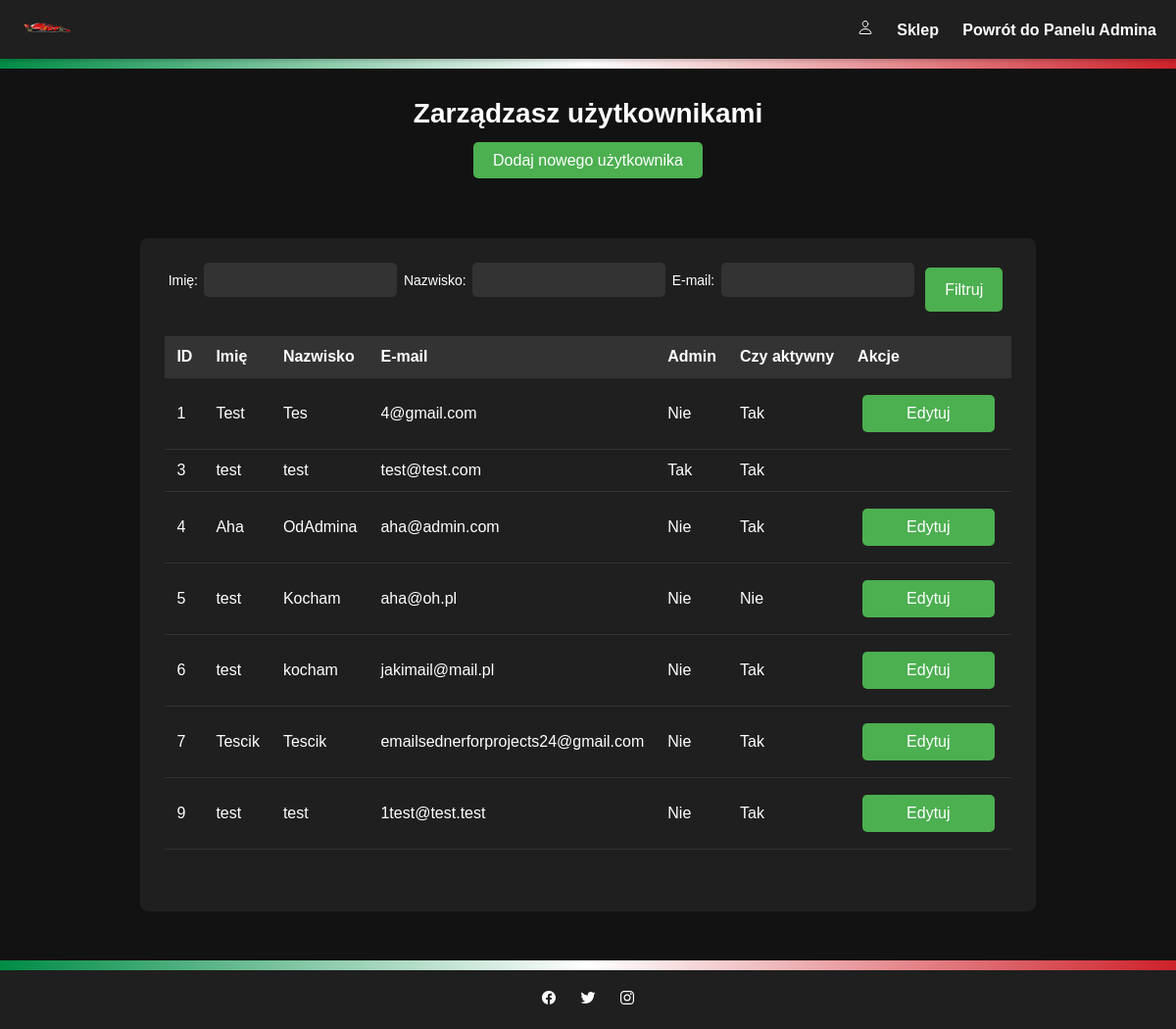
The app's page /php/manage_users.php (signed in), older data.
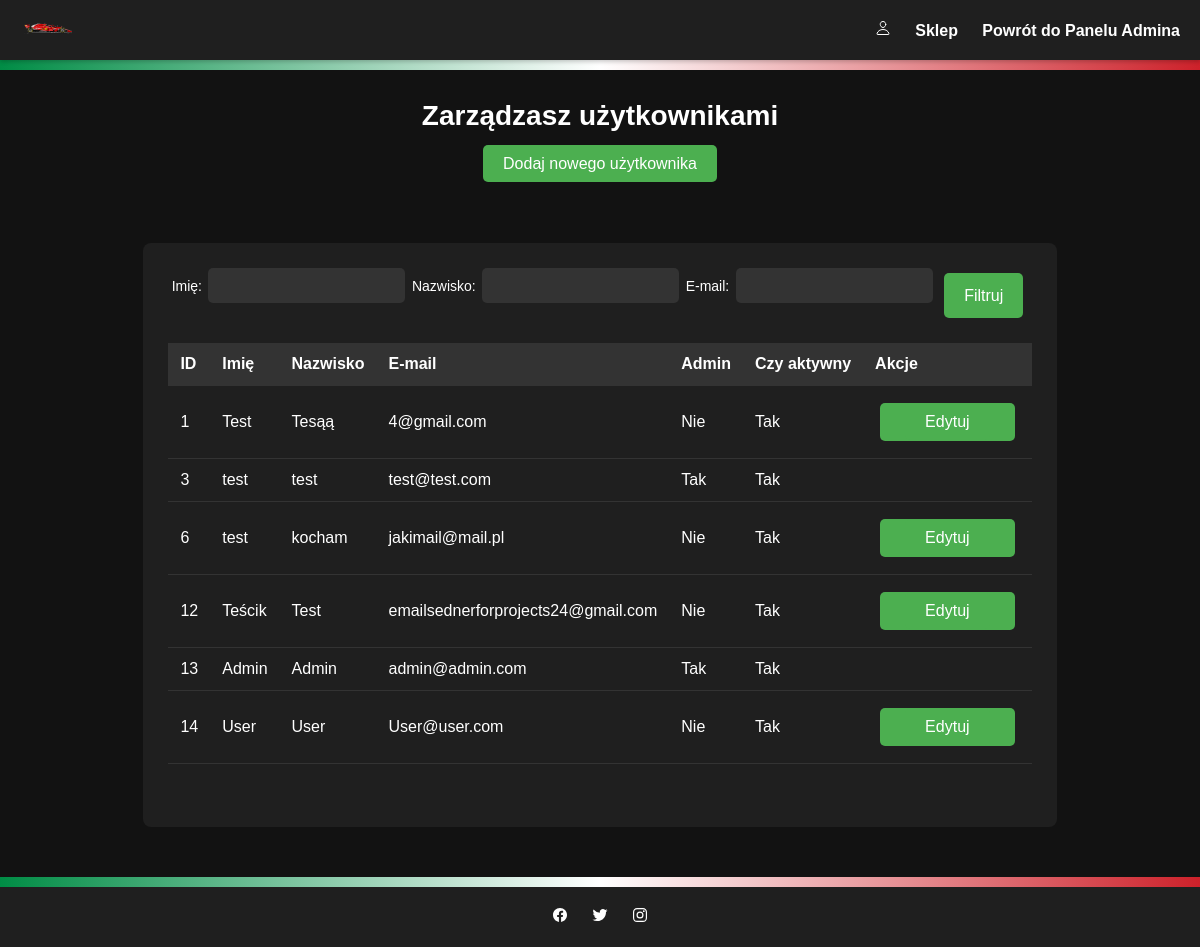
The same page, newer data.
### tables this page shows
CREATE TABLE `users` (
  `id` int(11) NOT NULL,
  `name` varchar(255) NOT NULL,
  `surname` varchar(255) NOT NULL,
  `email` varchar(255) NOT NULL,
  `password` varchar(255) NOT NULL,
  `activation_code` varchar(32) NOT NULL,
  `is_active` tinyint(1) DEFAULT 0,
  `admin` tinyint(1) DEFAULT 0,
  `created_at` timestamp NOT NULL DEFAULT current_timestamp(),
  `updated_at` timestamp NOT NULL DEFAULT current_timestamp() ON UPDATE current_timestamp()
);

### php/manage_users.php (the view, shortened to what this page needs)
<?php
require 'config.php';
$filter_name = isset($_GET['filter_name']) ? $_GET['filter_name'] : '';
$filter_surname = isset($_GET['filter_surname']) ? $_GET['filter_surname'] : '';
$filter_email = isset($_GET['filter_email']) ? $_GET['filter_email'] : '';
$sql = "SELECT * FROM users WHERE 1=1";
$sort_by = isset($_GET['sort_by']) ? $_GET['sort_by'] : 'id';
$sort_order = isset($_GET['sort_order']) && $_GET['sort_order'] === 'desc' ? 'DESC' : 'ASC';
$sql .= " ORDER BY $sort_by $sort_order";
$result = $conn->query($sql);
?>
<!DOCTYPE html>
<html>
<head>
    <link rel="stylesheet" href="../css/general.css">
    <link rel="stylesheet" href="../css/miscellaneous.css">
</head>
<body>
<nav class="navbar">
    <div class="navbar-left">
        <a href="home.php"><img src="../Addons/logo.png" alt="Logo" class="navbar-logo"></a>
    </div>
    <div class="navbar-right">
        <div class="login-icon">
            <a href="#" id="login-trigger"><ion-icon name="person-outline"></ion-icon></a>
        </div>
        <a href="shop.php">Sklep</a>
        <a href="admin.php">Powrót do Panelu Admina</a>
    </div>
</nav>
<div class="italian-flag"></div>
<h2>Zarządzasz użytkownikami</h2>
<div class="center-link">
    <div class="button-group">
        <a href="create_user.php" class="button">Dodaj nowego użytkownika</a>
    </div>
</div>
<div class="container">
    <div class="button-group">
        <form method="get" action="" class="filter-form">
            <div class="form-group">
                <label for="filter_name">Imię:</label>
                <input type="text" id="filter_name" name="filter_name" value="<?php echo htmlspecialchars($filter_name); ?>">
                <label for="filter_surname">Nazwisko:</label>
                <input type="text" id="filter_surname" name="filter_surname" value="<?php echo htmlspecialchars($filter_surname); ?>">
                <label for="filter_email">E-mail:</label>
                <input type="text" id="filter_email" name="filter_email" value="<?php echo htmlspecialchars($filter_email); ?>">
                <button type="submit">Filtruj</button>
            </div>
        </form>
    </div>
    <table>
        <tr>
            <th>ID</th>
            <th>Imię</th>
            <th>Nazwisko</th>
            <th>E-mail</th>
            <th>Admin</th>
            <th>Czy aktywny</th>
            <th>Akcje</th>
        </tr>
        <?php while($row = $result->fetch_assoc()): ?>
        <tr>
            <td><?php echo $row['id']; ?></td>
            <td><?php echo $row['name']; ?></td>
            <td><?php echo $row['surname']; ?></td>
            <td><?php echo $row['email']; ?></td>
            <td><?php echo $row['admin'] ? 'Tak' : 'Nie'; ?></td>
            <td><?php echo $row['is_active'] ? 'Tak' : 'Nie'; ?></td>
            <td>
            <div class="button-group">
            <?php if (!$row['admin']): ?>
                <button><a href="edit_user.php?id=<?php echo $row['id']; ?>">Edytuj</a></button>
            <?php endif; ?>
            </div>
            </td>
        </tr>
        <?php endwhile; ?>
    </table><br>
</div>
<div class="italian-flag"></div>
<footer class="footer">
    <div class="social-media">
        <a href="#"><ion-icon name="logo-facebook"></ion-icon></a>
        <a href="#"><ion-icon name="logo-twitter"></ion-icon></a>
        <a href="#"><ion-icon name="logo-instagram"></ion-icon></a>
    </div>
</footer>
</body>
</html>

Row changes from the older to the newer data that the page shows:
removed users: id "4", name "Aha", surname "OdAdmina", email "aha@admin.com", admin "Nie", is_active "Tak"
removed users: id "5", name "test", surname "Kocham", email "aha@oh.pl", admin "Nie", is_active "Nie"
removed users: id "7", name "Tescik", surname "Tescik", email "emailsednerforprojects24@gmail.com", admin "Nie", is_active "Tak"
removed users: id "9", name "test", surname "test", email "1test@test.test", admin "Nie", is_active "Tak"
changed users "4@gmail.com": surname "Tes" → "Tesąą"
added users: id "12", name "Teścik", surname "Test", email "emailsednerforprojects24@gmail.com", admin "Nie", is_active "Tak"
added users: id "13", name "Admin", surname "Admin", email "admin@admin.com", admin "Tak", is_active "Tak"
added users: id "14", name "User", surname "User", email "User@user.com", admin "Nie", is_active "Tak"
